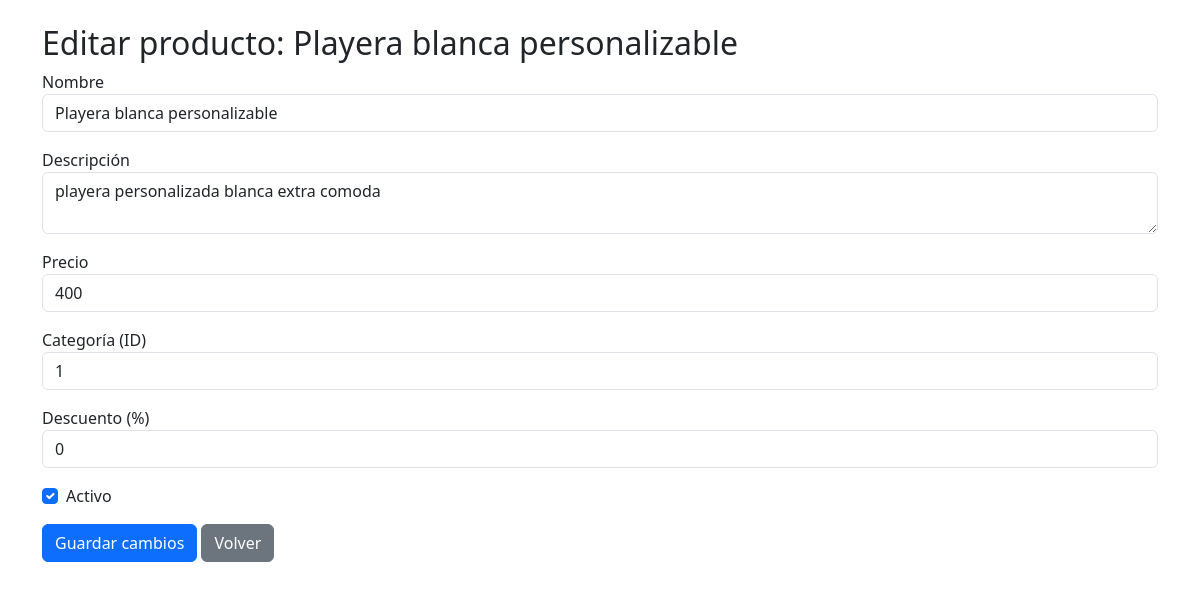
Screenshot of /admin/editar.php?id=1 with the database file from the repository.
### tables this page shows
CREATE TABLE productos (
        id INTEGER PRIMARY KEY AUTOINCREMENT,
        nombre TEXT NOT NULL,
        descrpcion TEXT NOT NULL,
        precio REAL NOT NULL,
        id_categoria INTEGER NOT NULL,
        activo INTEGER NOT NULL,
        descuento INTEGER NOT NULL
    );

### admin/editar.php (the view, shortened to what this page needs)
<?php
$db = new Database();
$con = $db->conectar();
$id = $_GET['id'] ?? null;
if ($id) {
    $sql = $con->prepare("SELECT * FROM productos WHERE id = ?");
    $sql->execute([$id]);
    $producto = $sql->fetch(PDO::FETCH_ASSOC);
} else {
    die("ID inválido.");
}
?>
<!DOCTYPE html>
<html lang="es">
<head>
    <link href="https://cdn.jsdelivr.net/npm/bootstrap@5.3.0/dist/css/bootstrap.min.css" rel="stylesheet">
</head>
<body class="container py-4">
    <h2>Editar producto: <?php echo htmlspecialchars($producto['nombre']); ?></h2>
    <form method="post">
        <div class="mb-3">
            <label>Nombre</label>
            <input type="text" name="nombre" class="form-control" value="<?php echo htmlspecialchars($producto['nombre']); ?>" required>
        </div>
        <div class="mb-3">
            <label>Descripción</label>
            <textarea name="descripcion" class="form-control" required><?php echo htmlspecialchars($producto['descrpcion']); ?></textarea>
        </div>
        <div class="mb-3">
            <label>Precio</label>
            <input type="number" name="precio" step="0.01" class="form-control" value="<?php echo $producto['precio']; ?>" required>
        </div>
        <div class="mb-3">
            <label>Categoría (ID)</label>
            <input type="number" name="categoria" class="form-control" value="<?php echo $producto['id_categoria']; ?>" required>
        </div>
        <div class="mb-3">
            <label>Descuento (%)</label>
            <input type="number" name="descuento" class="form-control" value="<?php echo $producto['descuento']; ?>" min="0" max="100">
        </div>
        <div class="form-check mb-3">
            <input type="checkbox" name="activo" class="form-check-input" id="activo" <?php if ($producto['activo']) echo "checked"; ?>>
            <label for="activo" class="form-check-label">Activo</label>
        </div>
        <button class="btn btn-primary" type="submit">Guardar cambios</button>
        <a href="visualizar.php" class="btn btn-secondary">Volver</a>
    </form>
</body>
</html>

### rows the page displays
productos: nombre "Playera blanca personalizable", descripcion "playera personalizada blanca extra comoda", precio "400", categoria "1", descuento "0", activo "☑"
